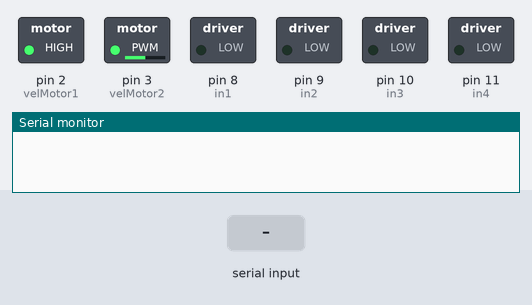
This sketch was run on a simulated Arduino Uno, built with avr-gcc and run on an emulated ATmega328P. Parts: switched loads named in the sketch (green lamp = pin HIGH), the last lines printed to the serial monitor. The inputs (shaded band) are chosen by the test bench.

Above: at 1.2 s.
1.3 s: "CMD:FORWARD\n" received over the second serial link
At 1.6 s:
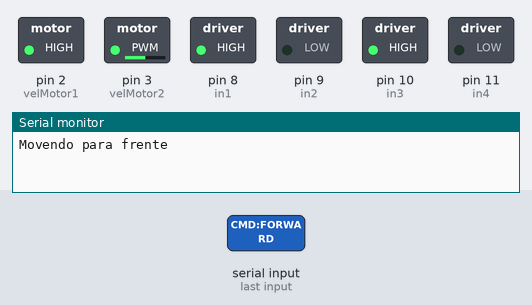
2.8 s: "CMD:BACK\n" received over the second serial link
At 4.0 s:
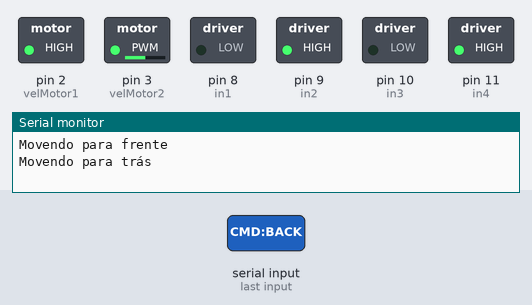
4.3 s: "CMD:LEFT\n" received over the second serial link
At 5.1 s:
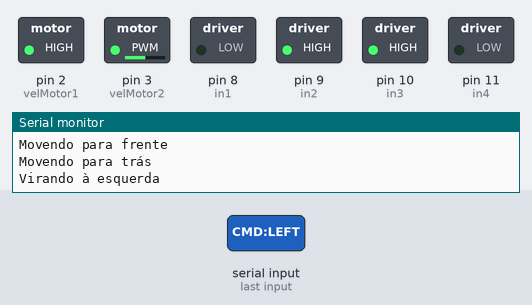
5.8 s: "CMD:RIGHT\n" received over the second serial link
At 6.3 s:
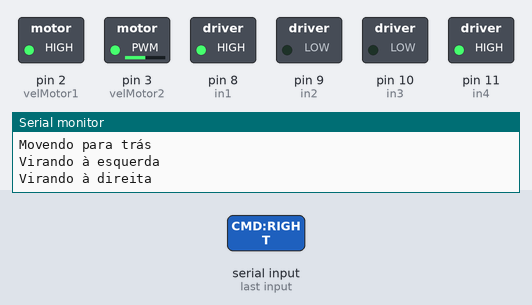
Timing chart, 0 to 8.3 s (numbered marks = the images above; inputs shaded):
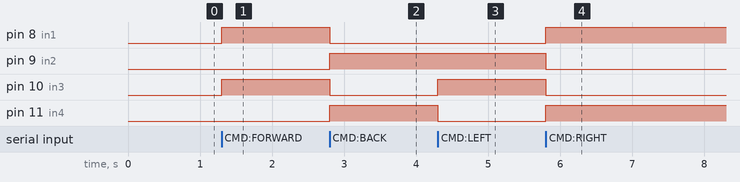

The sketch:

codigo_carro_arduino.ino
```cpp
#include <HCSR04.h>
#include <SoftwareSerial.h>  // Biblioteca para comunicação Bluetooth

#define velMotor1 2
#define velMotor2 3
#define in1 8
#define in2 9
#define in3 10
#define in4 11
#define tmp 10
#define pEcho 5
#define pTrigger 6

UltraSonicDistanceSensor distanceSensor(pTrigger, pEcho);
SoftwareSerial bluetooth(4, 7);  // RX, TX para o módulo HC-05

int vel1 = 255;
int vel2 = 129;

int measureDist = 0;
int dist = 0; // este valor será passado pelo Qt

// Variável de controle do modo automático
bool autoParkingEnabled = false;

void setup() {
  Serial.begin(9600);
  bluetooth.begin(9600);

  pinMode(velMotor1, OUTPUT);
  pinMode(velMotor2, OUTPUT);
  pinMode(in1, OUTPUT);
  pinMode(in2, OUTPUT);
  pinMode(in3, OUTPUT);
  pinMode(in4, OUTPUT);
  digitalWrite(in1, LOW);
  digitalWrite(in2, LOW);
  digitalWrite(in3, LOW);
  digitalWrite(in4, LOW);
  analogWrite(velMotor1, vel1);
  analogWrite(velMotor2, vel2);
}

void loop() {
  // Leitura de comandos via Bluetooth
  if (bluetooth.available()) {
    String command = bluetooth.readStringUntil('\n');
    command.trim(); // Remove espaços em branco extras

    if (command.startsWith("DIST:")) {
      dist = command.substring(5).toInt();
      Serial.print("Nova distância de parada: ");
      Serial.println(dist);
    }
    else if (command == "CMD:FORWARD") {
      moveForward();
    }
    else if (command == "CMD:BACK") {
      moveBack();
    }
    else if (command == "CMD:LEFT") {
      turnLeft();
    }
    else if (command == "CMD:RIGHT") {
      turnRight();
    }
    else if (command == "CMD:STOP") {
      stopMotors();
    }
    else if (command == "AUTO:ON") {
      autoParkingEnabled = true;
      Serial.println("Modo de estacionamento automático ativado");
    }
    else if (command == "AUTO:OFF") {
      autoParkingEnabled = false;
      Serial.println("Modo de estacionamento automático desativado");
    }
  }

  // Modo de estacionamento automático
  if (autoParkingEnabled) {
    measureDist = distanceSensor.measureDistanceCm();
    Serial.print(measureDist);
    Serial.println("cm");

    if (dist < measureDist - 5) {
      moveForward();
    }
    else if (dist > measureDist + 5) {
      moveBack();
    }
    else if (dist == measureDist) {
      stopMotors();
    }
  }
}

// Funções de controle dos motores
void moveForward() {
  analogWrite(velMotor1, vel2);
  analogWrite(velMotor2, vel2);
  digitalWrite(in1, HIGH);
  digitalWrite(in2, LOW);
  digitalWrite(in3, HIGH);
  digitalWrite(in4, LOW);
  Serial.println("Movendo para frente");
}

void moveBack() {
  analogWrite(velMotor1, vel2);
  analogWrite(velMotor2, vel2);
  digitalWrite(in1, LOW);
  digitalWrite(in2, HIGH);
  digitalWrite(in3, LOW);
  digitalWrite(in4, HIGH);
  Serial.println("Movendo para trás");
}

void turnLeft() {
  analogWrite(velMotor1, vel2);
  analogWrite(velMotor2, vel2);
  digitalWrite(in1, LOW);
  digitalWrite(in2, HIGH);
  digitalWrite(in3, HIGH);
  digitalWrite(in4, LOW);
  Serial.println("Virando à esquerda");
}

void turnRight() {
  analogWrite(velMotor1, vel2);
  analogWrite(velMotor2, vel2);
  digitalWrite(in1, HIGH);
  digitalWrite(in2, LOW);
  digitalWrite(in3, LOW);
  digitalWrite(in4, HIGH);
  Serial.println("Virando à direita");
}

void stopMotors() {
  digitalWrite(in1, LOW);
  digitalWrite(in2, LOW);
  digitalWrite(in3, LOW);
  digitalWrite(in4, LOW);
  Serial.println("Parando os motores");
}
```

Measured:
- after the input at 1.3 s, pin 8 (in1), pin 10 (in3): LOW → HIGH at once
- after the input at 2.8 s, pin 8 (in1), pin 10 (in3): HIGH → LOW at once; pin 9 (in2), pin 11 (in4): LOW → HIGH at once
- after the input at 4.3 s, pin 10 (in3): LOW → HIGH at once; pin 11 (in4): HIGH → LOW at once
- after the input at 5.8 s, pin 8 (in1), pin 11 (in4): LOW → HIGH at once; pin 9 (in2), pin 10 (in3): HIGH → LOW at once
